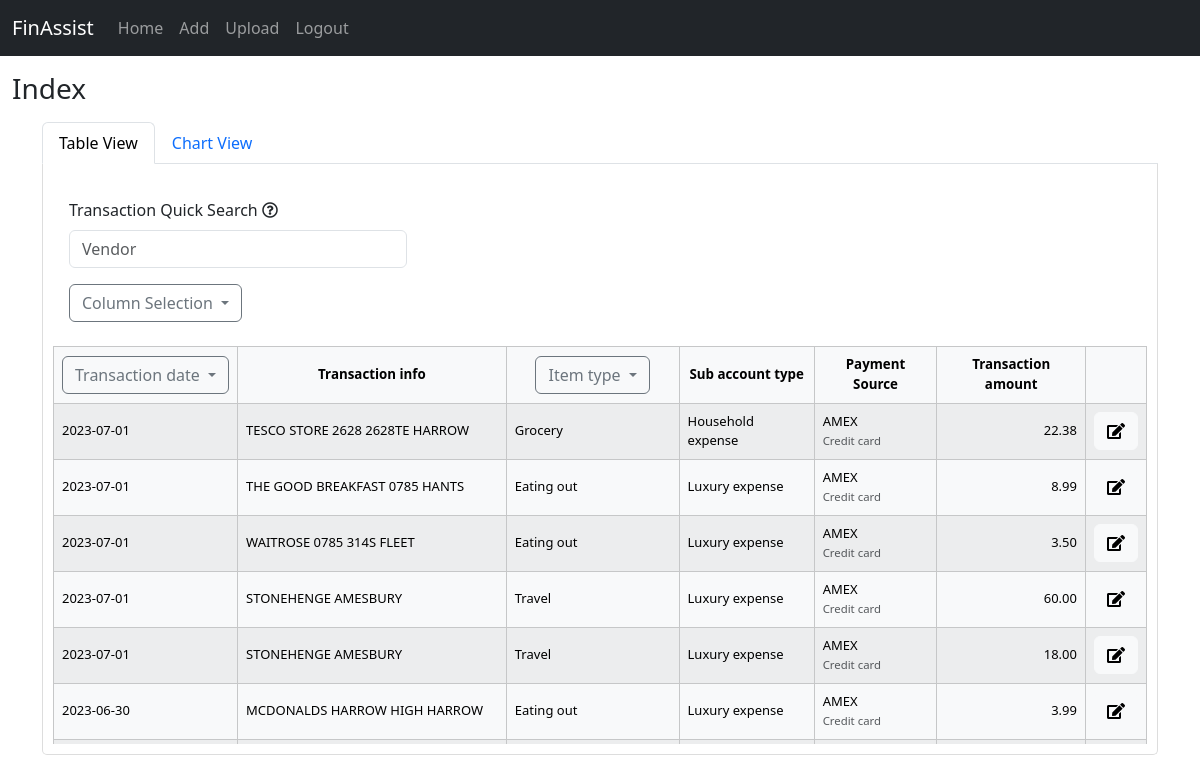
/ (signed in), run on the app's committed database.
### tables this page shows
CREATE TABLE transactions (
    id INTEGER PRIMARY KEY AUTOINCREMENT,
    file_id INTEGER NOT NULL,
    transaction_date DATE NOT NULL,
    transaction_info TEXT NOT NULL,
    transaction_amount REAL NOT NULL,
    sub_account_item_id INTEGER,
    publish TEXT,
    FOREIGN KEY (file_id) REFERENCES files (id),
    FOREIGN KEY (sub_account_item_id) REFERENCES sub_account_items (id)
);

CREATE TABLE sub_account_items (
    id INTEGER PRIMARY KEY AUTOINCREMENT,
    item_type TEXT NOT NULL,
    sub_account_type TEXT NOT NULL,
    balance_sheet_account_type TEXT NOT NULL,
    source INTEGER NOT NULL
);

CREATE TABLE files (
    id INTEGER PRIMARY KEY AUTOINCREMENT,
    filename TEXT NOT NULL,
    log_session_id INTEGER NOT NULL,
    card_provider TEXT NOT NULL,
    card_type TEXT NOT NULL,
    upload_date DATETIME DEFAULT CURRENT_TIMESTAMP,
    FOREIGN KEY (log_session_id) REFERENCES log_sessions (id)
);

### finassist_f/dataman.py (the view)
@bp.route('/')
@login_required
def index():
    db = get_db()
    transactions = db.execute(
        'SELECT files.id AS file_id, filename, card_provider, card_type, '
        ' transactions.id AS transaction_id, transaction_date, transaction_info, transaction_amount, publish,'
        ' item_type, sub_account_type, balance_sheet_account_type'
        ' FROM transactions JOIN files ON transactions.file_id = files.id '
        ' JOIN sub_account_items ON transactions.sub_account_item_id = sub_account_items.id'
        ' JOIN log_sessions ON files.log_session_id = log_sessions.id'
        ' JOIN users ON log_sessions.user_id = users.id'
        ' WHERE users.id = ?'
        ' AND publish = ?'
        ' ORDER BY transaction_date DESC'
        , (g.user['id'], 'published')
    ).fetchall()
    all_types = db.execute(
        'SELECT item_type FROM sub_account_items WHERE source = 0'
        ' UNION SELECT item_type FROM sub_account_items WHERE source = ?', (g.user['id'],)
    ).fetchall()
    all_item_types = []
    for row in all_types:
        all_item_types.append(row[0])
    if transactions is None:
        flash('NO UPLOADED TRANSACTIONS')
        return render_template('dataman/index.html')
    print('ok')
    return render_template('dataman/index.html', transactions=transactions, table_headers=TABLE_HEADERS, all_item_types=all_item_types)

### finassist_f/auth.py (called while the page is built)
@bp.before_app_request
def load_logged_in_user():
    user_id = session.get('user_id')
    if user_id is None:
        g.user = None
    else:
        g.user = get_db().execute(
            'SELECT *, log_sessions.id as log_session_id FROM users'
            ' JOIN log_sessions ON users.id = log_sessions.user_id'
            ' WHERE users.id = ? ORDER BY login_timestamp DESC', (user_id,)
        ).fetchone()

def login_required(view):
    @functools.wraps(view)
    def wrapped_view(**kwargs):
        if g.user is None:
            return redirect(url_for('auth.login'))
        return view(**kwargs)
    return wrapped_view

### finassist_f/db.py (called while the page is built)
def get_db():
    if 'db' not in g:
        g.db = sqlite3.connect(
            current_app.config['DATABASE'],
            detect_types=sqlite3.PARSE_DECLTYPES
        )
        g.db.row_factory = sqlite3.Row
    return g.db

### finassist_f/templates/dataman/index.html (shortened to what this page needs)
{% extends 'base.html' %}
{% block title %}
    {% block header %} Index {% endblock %}
{% endblock %}
{% block body %}
    <div class="container-lg mt-3">
        <ul class="nav nav-tabs" id="myTab" role="tablist">
            <li id="dashboardTableLi" class="nav-item" role="presentation">
                <button class="nav-link active" id="dashboardTable-tab" data-bs-toggle="tab" data-bs-target="#dashboardTable" type="button" role="tab" aria-controls="dashboardTable" aria-selected="true">Table View</button>
            </li>
            <li id="dashboardChartTabLi" class="nav-item" role="presentation">
                <button class="nav-link" id="dashboardChart-tab" data-bs-toggle="tab" data-bs-target="#dashboardChart" type="button" role="tab" aria-controls="dashboardChart" aria-selected="false">Chart View</button>
            </li>
        </ul>
        <div class="tab-content">
            <div class="tab-pane active" id="dashboardTable" role="tabpanel" aria-labelledby="dashboardTable-tab" tabindex="0">
                <form id="sortForm">
                    <div class="row mb-3 mt-4 px-3">
                        <div class="col">
                            <label class="form-label" for="searchField">Transaction Quick Search</label>
                            <a tabindex="0" class="far fa-question-circle text-information me-2" data-bs-toggle="popover" data-bs-trigger="focus" title="Keyword for transactions. &#128512;"
                            data-bs-content="Provide a keyword to be able to have a quick search"
                            style="color:inherit; text-decoration: none;"></a>
                            <input autofocus required class="form-control" list="datalistOptions" autocomplete="off" autofocus placeholder="Vendor" type="text" name="vendor_info" id="searchField" data-table="editTbody">
                        </div>
                        <div class="col-8"></div>
                    </div>
                    <div class="row mb-4 mt-3 px-3">
                        <div class="col">
                            <div class="dropdown" style="z-index: 15;">
                                <button class="btn btn-outline-secondary dropdown-toggle" type="button" data-bs-toggle="dropdown" data-bs-auto-close="true" aria-expanded="false" id="dropdownMenuButton1">
                                    Column Selection
                                </button>
                            </div>
                        </div>
                        <div class="col">
                        </div>
                    </div>
                    <div class="position-relative">
                        <table class="table table-light table-striped table-bordered table-hover" id="transactionTable">
                            <thead class="sticky-top top-0" style="z-index: 10;">
                                <tr class="text-center align-middle" style="font-size: smaller;">
                                    {% for value in table_headers %}
                                        {% if value == 'card_provider' %}
                                    <th scope="col" class="{{ value }}_ header">Payment Source</td>
                                        {% elif value == 'transaction_date' %}
                                    <th scope="col" class="{{ value }} header">
                                        <div class="dropdown" style="z-index: 15;">
                                            <button class="btn btn-outline-secondary dropdown-toggle" type="button" data-bs-toggle="dropdown" data-bs-auto-close="true" aria-expanded="false" id="dropdownMenuButton2">
                                                {{ value.replace("_", " ").capitalize() }}
                                            </button>
                                        </div>
                                    </th>
                                        {% elif value == 'item_type' %}
                                    <th scope="col" class="{{ value }} header">
                                        <div class="dropdown" style="z-index: 15;">
                                            <button class="btn btn-outline-secondary dropdown-toggle" type="button" data-bs-toggle="dropdown" data-bs-auto-close="true" aria-expanded="false" id="dropdownMenuButton3">
                                                {{ value.replace("_", " ").capitalize() }}
                                            </button>
                                        </div>
                                    </th>
                                        {% else %}
                                    <th scope="col" class="{{ value }} header">{{ value.replace("_", " ").capitalize() }}</th>
                                        {% endif %}
                                    {% endfor %}
                                    <th id="deleteBtnHeader"></th>
                                </tr>
                            </thead>
                            <tbody id="editTbody">
                                {% for row in transactions %}
                                <tr id="txRow_{{ row['transaction_id'] }}" class="transactions-row align-middle" style="font-size: small;">
                                    {% for value in table_headers %}
                                        {% if value == 'transaction_amount' %}
                                        <td class="{{ value }}" style="text-align: right;" id="{{ value }}_{{ row['transaction_id'] }}">{{ '%0.2f' | format(row[value]|float) }}</td>
                                        {% elif value == 'item_type' %}
                                        <td class="{{ value }}_selected">{{ row[value].replace("_", " ").capitalize() }}</td>
                                        {% elif value == 'sub_account_type' %}
                                        <td class="{{ value }}" id="{{ value }}_{{ row['transaction_id'] }}">{{ row[value].replace("_", " ").capitalize() }}</td>
                                        {% elif value == 'card_provider' %}
                                        <td class="{{ value }}_" id="{{ value }}_{{ row['transaction_id'] }}">
                                            {{ row[value].replace("_", " ") }}<br>
                                            <small class="text-body-secondary">{{ row['card_type'].replace("_", " ").capitalize() }}</small>
                                        </td>
                                        {% else %}
                                        <td class="{{ value }}" id="{{ value }}_{{ row['transaction_id'] }}">{{ row[value] }}</td>
                                        {% endif %}
                                    {% endfor %}
                                        <td id="deleteBtn_{{ row['transaction_id'] }}" class="deleteBtn">
                                            <button id="edit_{{ row['transaction_id'] }}" type="button" class="btn btn-light edit-btn">
                                                <i class="fas fa-edit"></i>
                                            </button>
                                        </td>
                                </tr>
                                {% endfor %}
                            </tbody>
                        </table>
                    </div>
                </form>
            </div>
        </div>
    </div>
{% endblock %}

### finassist_f/templates/base.html (shortened to what this page needs)
<!DOCTYPE html>
<html lang="en">
<head>
  <link href="https://cdn.jsdelivr.net/npm/bootstrap@5.3.1/dist/css/bootstrap.min.css" rel="stylesheet">
  <link href="../static/style.css" rel="stylesheet">
  <link href="https://use.fontawesome.com/releases/v5.8.1/css/all.css" rel="stylesheet">
</head>
<body>
<nav class="navbar navbar-expand-sm navbar-dark bg-dark">
  <div class="container-fluid">
    <a class="navbar-brand" href="javascript:void(0)">FinAssist</a>
    <div class="collapse navbar-collapse" id="mynavbar">
        <ul class="navbar-nav me-auto">
            {% if g.user %}
            <li class="nav-item">
            <a class="nav-link" href="{{url_for('index')}}">Home</a>
            </li>
            <li class="nav-item">
            <a class="nav-link" href="{{url_for('dataman.add')}}">Add</a>
            </li>
            <li class="nav-item">
                <a class="nav-link" href="{{url_for('fileman.upload')}}">Upload</a>
            </li>
            <li class="nav-item ms-auto">
                <a class="nav-link" href="{{url_for('auth.logout')}}">Logout</a>
            </li>
            {% endif %}
        </ul>
    </div>
  </div>
</nav>
<header>
    <div class="container-fluid mt-3">
        <h3>{% block header %}{% endblock %}</h3>
</header>
  {% block body %}
  {% endblock %}
</body>
</html>

### finassist_f/static/style.css (style rules this page uses)
.tab-pane { height:570px; overflow-y:scroll; width:100%; }
.tab-content { border-left: 1px solid #ddd; border-right: 1px solid #ddd; border-bottom: 1px solid #ddd; border-radius: 0px 0px 5px 5px; padding: 10px; }
.nav-tabs { margin-bottom: 0; }
tr.transactions-row, th.header { cursor: pointer; }

### data on the page
transactions: transaction_date "2023-07-01" "TESCO STORE 2628 2628TE HARROW", item_type "Grocery", sub_account_type "Household expense", card_provider "AMEX", card_type.replace "Credit card", transaction_amount "22.38"
transactions: transaction_date "2023-07-01" "THE GOOD BREAKFAST 0785 HANTS", item_type "Eating out", sub_account_type "Luxury expense", card_provider "AMEX", card_type.replace "Credit card", transaction_amount "8.99"
transactions: transaction_date "2023-07-01" "WAITROSE 0785 314S FLEET", item_type "Eating out", sub_account_type "Luxury expense", card_provider "AMEX", card_type.replace "Credit card", transaction_amount "3.50"
transactions: transaction_date "2023-07-01" "STONEHENGE AMESBURY", item_type "Travel", sub_account_type "Luxury expense", card_provider "AMEX", card_type.replace "Credit card", transaction_amount "60.00"
transactions: transaction_date "2023-07-01" "STONEHENGE AMESBURY", item_type "Travel", sub_account_type "Luxury expense", card_provider "AMEX", card_type.replace "Credit card", transaction_amount "18.00"
transactions: transaction_date "2023-06-30" "MCDONALDS HARROW HIGH HARROW", item_type "Eating out", sub_account_type "Luxury expense", card_provider "AMEX", card_type.replace "Credit card", transaction_amount "3.99"

### other printed values
{{ value.replace("_", " ").capitalize() }} "Transaction date"
{{ value.replace("_", " ").capitalize() }} "Transaction info" "Sub account type" "Transaction amount"
{{ value.replace("_", " ").capitalize() }} "Item type"
